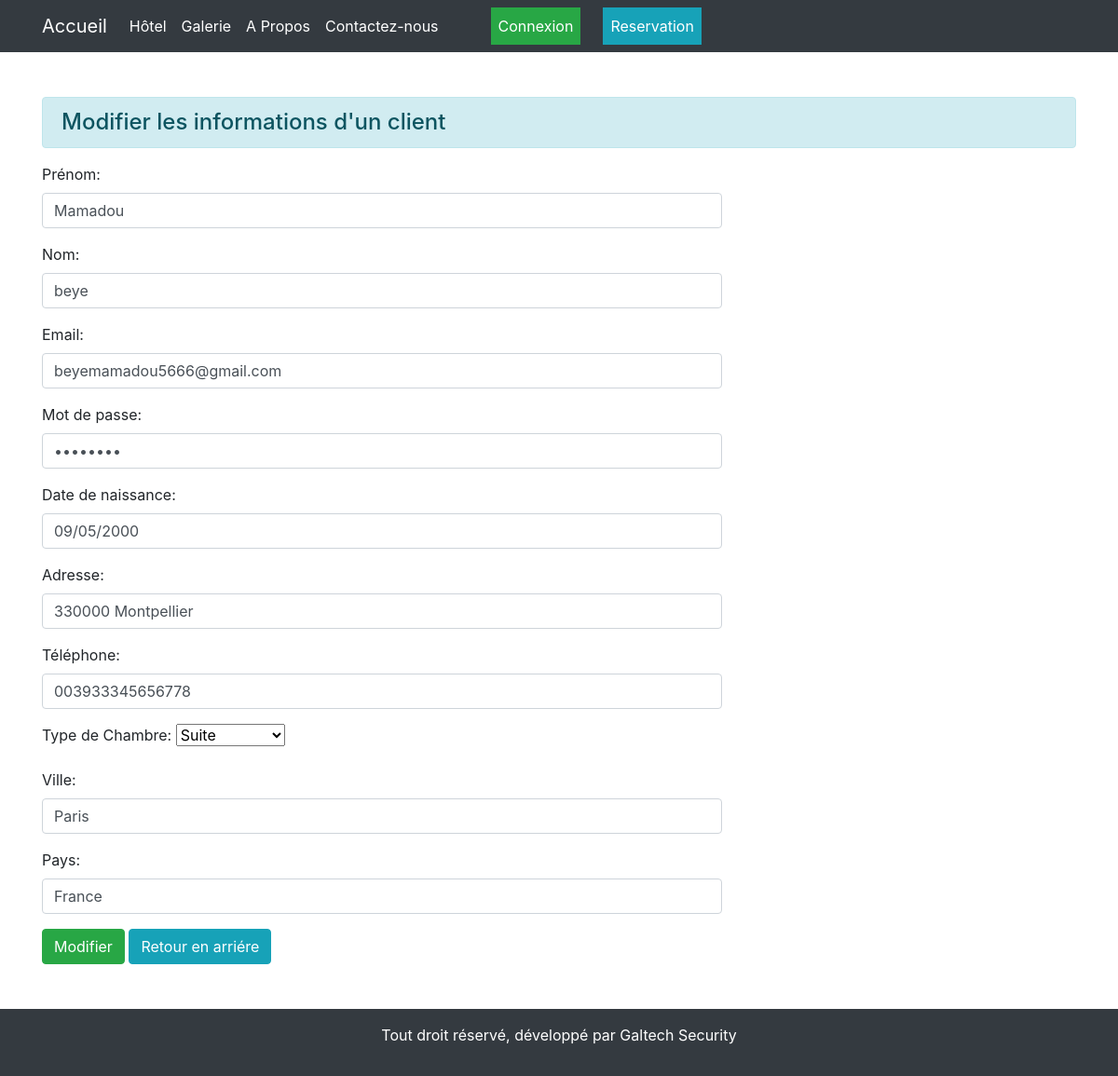
The page /13/ on the database its author committed.
### agence/models.py (models this page shows)
class reservation(models.Model):
    prenom = models.CharField(max_length=50, verbose_name="Prénom")
    nom = models.CharField(max_length=50, verbose_name="Nom")
    mot_de_passe = models.CharField(max_length=50, verbose_name="Mot de passe")
    date_naissance = models.DateField(verbose_name = "Date de naissance")
    adresse = models.CharField(max_length=150, verbose_name="Adresse")
    email = models.EmailField(max_length=150, verbose_name="Email", null=True, blank=True)
    telephone = models.CharField(max_length=20, verbose_name="Téléphone", null=True, blank=True)
    type_chambre = models.CharField(max_length=10)
    ville = models.CharField(max_length=100,verbose_name="ville", null=True, blank=True)
    pays = models.CharField(max_length=100,verbose_name="pays", null=True, blank=True)

### agence/views.py (the view)
# urls.py: path('<int:id>/',modifier_donner, name="modifierdonner"),
def modifier_donner(request, id):
    if request.method == 'POST':
            client = reservation.objects.get(pk=id)
            fm = reservationRegistration(request.POST, instance=client)
            if fm.is_valid():
                fm.save()
    else:
        client = reservation.objects.get(pk=id)
        fm = reservationRegistration(instance=client)
    return render(request, 'agence/modifier.html',{'form':fm})

### agence/templates/agence/modifier.html (shortened to what this page needs)
{% extends "agence/base.html" %}
{% block content %}
<div class="container mt-5 mb-5">
    <div> <h4 class="alert alert-info">Modifier les informations d'un client</h4></div>
<div class="row">
    <div class="col-sm-8" offset-2>
         <form action="" method="post">
           {{form.as_p}}
           <input type="submit" class="btn btn-success" value="Modifier">
           <a href="{% url 'reserver' %}" class="btn btn-info">Retour en arriére</a>
         </form>
    </div>
</div>
</div>
{% endblock content %}

### rows shown on the page
reservation: prenom "Mamadou", nom "beye", email "beyemamadou5666@gmail.com", date_naissance "09/05/2000", adresse "330000 Montpellier", telephone "003933345656778", type_chambre "Suite", ville "Paris", pays "France"
